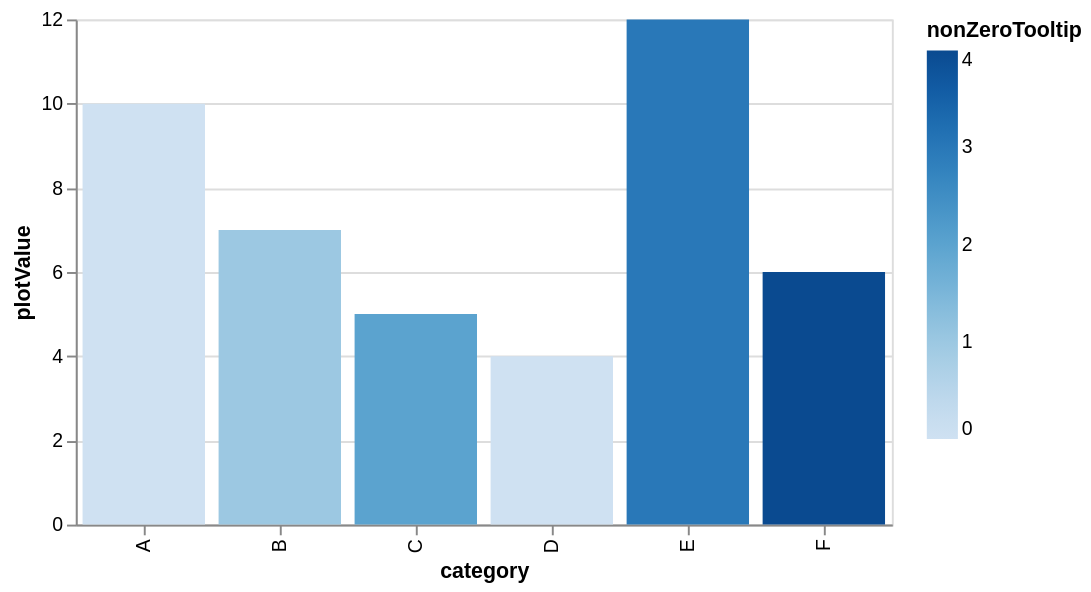

Specify this chart in Vega-Lite:
### Vega-Lite specification from a JSON file in a GitHub repository (floating-point values rounded to 4 significant figures)
{"$schema": "https://vega.github.io/schema/vega-lite/v6.json", "description": "A bar chart with fields that are conditionally omitted from generated tooltips.", "width": 420, "height": 260, "data": {"values": [{"category": "A", "plotValue": 10, "value": 10, "nonZeroTooltip": 0, "__internal_key": "hidden-a"}, {"category": "B", "plotValue": 7, "value": 7, "nonZeroTooltip": 1, "__internal_key": "hidden-b"}, {"category": "C", "plotValue": 5, "value": null, "nonZeroTooltip": 2, "__internal_key": "hidden-c"}, {"category": "D", "plotValue": 4, "value": 4, "nonZeroTooltip": 0, "__internal_key": "hidden-d"}, {"category": "E", "plotValue": 12, "value": 12, "nonZeroTooltip": 3, "__internal_key": "hidden-e"}, {"category": "F", "plotValue": 6, "value": 6, "nonZeroTooltip": 4, "__internal_key": "hidden-f"}]}, "mark": {"type": "bar", "tooltip": true}, "encoding": {"x": {"field": "category", "type": "nominal"}, "y": {"field": "plotValue", "type": "quantitative"}, "color": {"field": "nonZeroTooltip", "type": "quantitative"}, "tooltip": [{"field": "category", "type": "nominal"}, {"field": "value", "type": "quantitative", "tooltip": {"filter": "valid"}}, {"field": "nonZeroTooltip", "type": "quantitative", "tooltip": {"filter": {"operator": "!=", "value": 0}}}, {"field": "__internal_key", "type": "nominal", "tooltip": false}]}}
